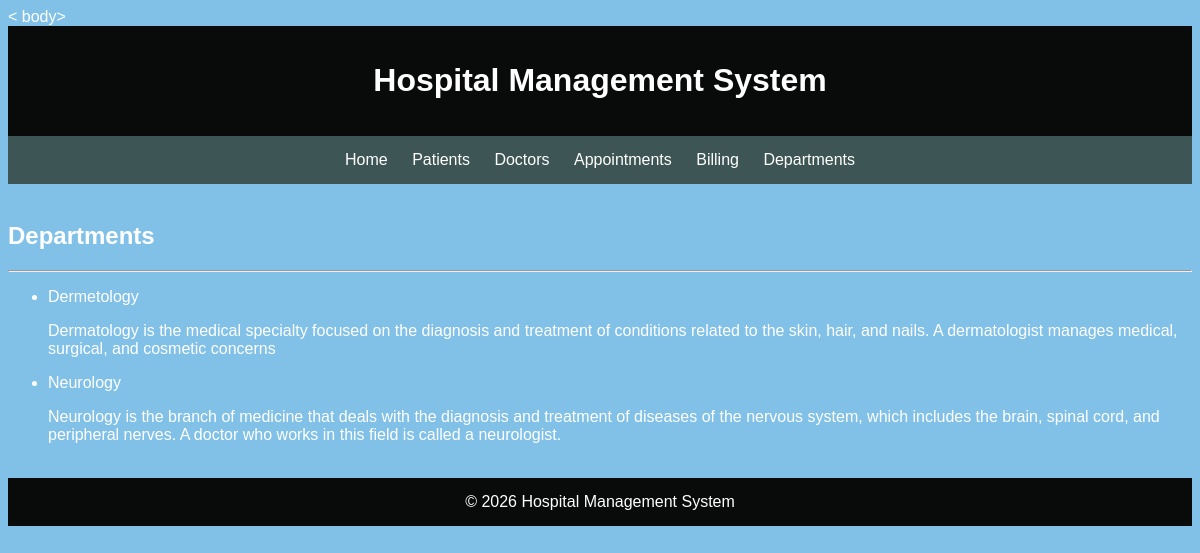
Page /department/ on the committed database.
### home/models.py (models this page shows, shortened)
class Department(models.Model):
    dep_name=models.CharField(max_length=100)
    dep_description=models.TextField()

### home/views.py (the view)
# urls.py: path('department/', views.department, name='department'),
def department(request):
    dep_dic={
        'departments':Department.objects.all()
    }
    return render(request, 'department.html', dep_dic)

### templates/department.html (shortened to what this page needs)
{% extends "base.html" %}
 {% block content %}
     <h2>Departments</h2>
     <hr>
     <ul>
         {% for dept in departments %}
             <li>{{ dept.dep_name }}</li>
             <p>{{ dept.dep_description }}</p>
         {% endfor %}
     </ul>
 {% endblock %}

### templates/base.html (style rules this page uses)
li { font-color:red; }

### rows in the picture
Department: dep_name "Dermetology", dep_description "Dermatology is the medical specialty focused on the diagnosis and treatment of conditions related to the skin, hair, and nails. A dermatologist manages medical, surgical, and cosmetic concerns"
Department: dep_name "Neurology", dep_description "Neurology is the branch of medicine that deals with the diagnosis and treatment of diseases of the nervous system, which includes the brain, spinal cord, and peripheral nerves. A doctor who works in this field is called a neurologist."
